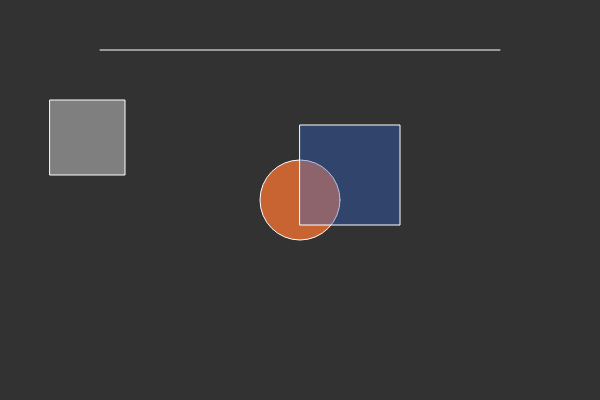
Frame 1 (no input)
Frame 60 (no input): identical to frame 1, image omitted
Frame 120 (the mouse pressed at the canvas centre since frame 60): identical to frame 1, image omitted

The p5.js sketch that drew this single still picture (run headless with seeded random() and noise() and a simulated clock; from frame 60 on, the mouse is pressed at the canvas centre):

// p5.js sketch
// ── sketch.js
function setup() {
  // put setup code here
  createCanvas(600, 400);
}

function draw() {  

  // One value is grayscale
  // 0 - 255 (black to white)
  background(50);
  
  // stroke sets the outline of a shape
  stroke(255);
  line(100, 50, 500, 50);
  
  // fill sets the interior color of a shape
  fill(127);
  rect(50, 100, 75, 75);

  
  // Three arguments: red, green, and blue
  fill(200, 100, 50);
  ellipse(300, 200, 80, 80);

  // Four arguments: red, green, blue, and alpha
  // alpha is transparency 0 is transparent and 255 opaque
  fill(50, 100, 200, 100);
  rect(300, 125, 100, 100);

  // You can set both a stroke and fill for a shape
  // strokeWeight() also  
}
